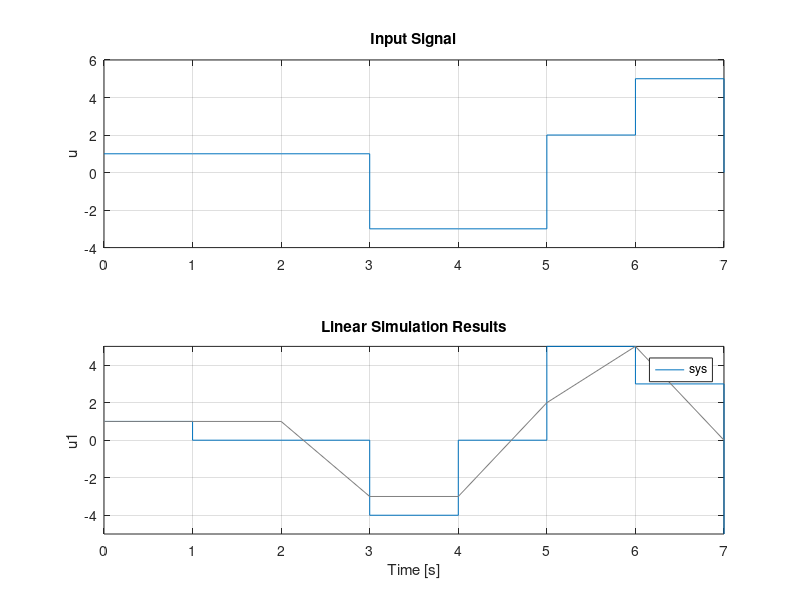

This figure's MATLAB source:
%
% cd_plot2.m
%

clear;

T = 1;  % time step

sys = tf([1 -1], [1 0], T, 'inname', 'y1', 'outname', 'u1');

u = [1 1 1 -3 -3 2 5 0];
t = 0:(size(u,2)-1);  % start at zero

figure;
subplot(2,1,1);
stairs(t,u);
grid on;
axis auto;
title('Input Signal');
ylabel('u');

subplot(2,1,2);
lsim(sys, u);
grid on;
axis auto;

print('cd_plot2.eps', '-depsc2');
